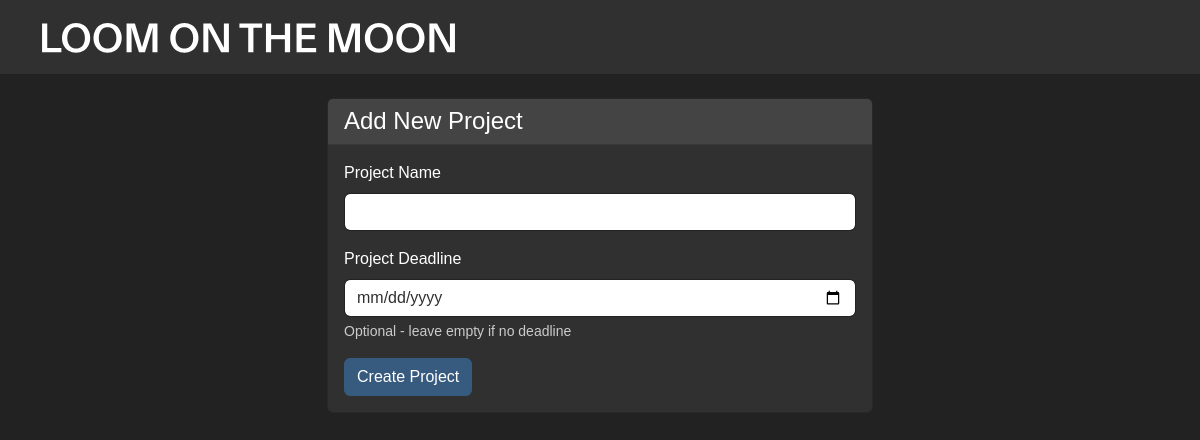
The app's page /add_project (signed in), older data.
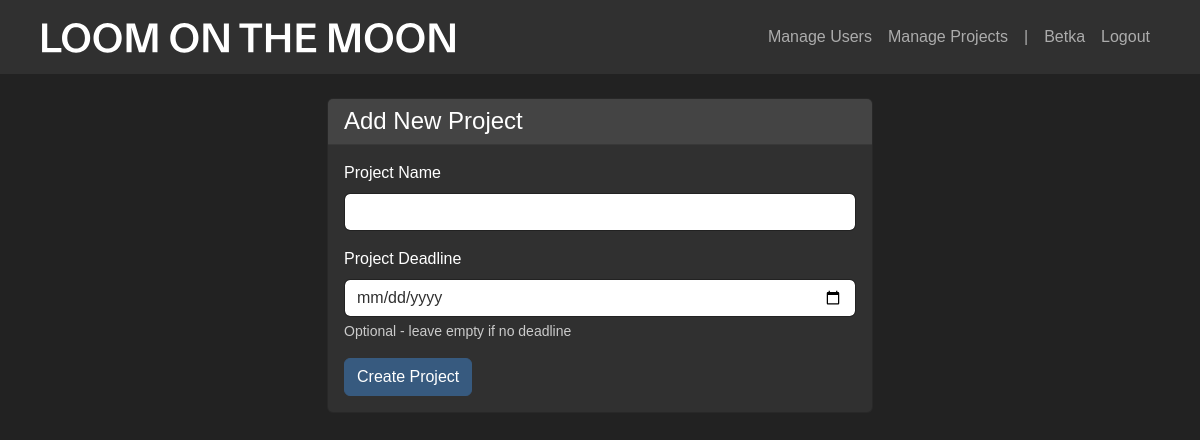
The same page, newer data.
### app/models.py (models this page shows)
class User(UserMixin, db.Model):
    id = db.Column(db.Integer, primary_key=True)
    username = db.Column(db.String(80), unique=True, nullable=False)
    password = db.Column(db.String(120), nullable=False)
    is_admin = db.Column(db.Boolean, default=False)
    is_active = db.Column(db.Boolean, default=True)  # New field
    time_entries = db.relationship('TimeEntry', backref='user', lazy=True)

### app/main.py (the view, shortened to what this page needs)
@main.route('/add_project', methods=['GET', 'POST'])
def add_project():
    if not current_user.is_admin:
        return redirect(url_for('main.index'))
    return render_template('add_project.html')

### app/__init__.py (called while the page is built)
def create_app():
    app = Flask(__name__)
    app.config['SECRET_KEY'] = 'your-secret-key-here'  # Change this in production
    app.config['SQLALCHEMY_DATABASE_URI'] = 'sqlite:///timetracker.db'
    db.init_app(app)
    login_manager.init_app(app)
    login_manager.login_view = 'auth.login'
    migrate.init_app(app, db)
    from .models import User
    @login_manager.user_loader
    def load_user(user_id):
        return User.query.get(int(user_id))
    from .auth import auth as auth_blueprint
    from .main import main as main_blueprint
    app.register_blueprint(auth_blueprint)
    app.register_blueprint(main_blueprint)
    with app.app_context():
        db.create_all()
    return app

### app/templates/add_project.html
{% extends "base.html" %}
{% block content %}
<div class="row justify-content-center">
    <div class="col-md-6">
        <div class="card">
            <div class="card-header">
                <h4 class="mb-0">Add New Project</h4>
            </div>
            <div class="card-body">
                <form method="POST">
                    <div class="mb-3">
                        <label for="project_name" class="form-label">Project Name</label>
                        <input type="text" class="form-control" id="project_name" name="project_name" required>
                    </div>
                    <div class="mb-3">
                        <label for="deadline" class="form-label">Project Deadline</label>
                        <input type="date" class="form-control" id="deadline" name="deadline">
                        <div class="form-text">Optional - leave empty if no deadline</div>
                    </div>
                    <button type="submit" class="btn btn-primary">Create Project</button>
                </form>
            </div>
        </div>
    </div>
</div>
{% endblock %}

### app/templates/base.html (shortened to what this page needs)
<!DOCTYPE html>
<html lang="en">
<head>
    <link rel="stylesheet" href="https://cdn.jsdelivr.net/npm/bootswatch@5.1.3/dist/darkly/bootstrap.min.css">
</head>
<body>
    <nav class="navbar navbar-expand-lg navbar-dark bg-dark">
        <div class="container">
            <a class="navbar-brand" href="{{ url_for('main.index') }}">
                <img src="{{ url_for('static', filename='assets/loomonthemoon_logo.svg') }}" alt="Logo" height="30">
            </a>
            <div class="navbar-nav ms-auto">
                {% if current_user.is_authenticated %}
                {% if current_user.is_admin %}
                <li class="nav-item">
                    <a class="nav-link" href="{{ url_for('main.manage_users') }}">Manage Users</a>
                </li>
                <li class="nav-item">
                    <a class="nav-link" href="{{ url_for('main.manage_projects') }}">Manage Projects</a>
                </li>
                <li class="nav-item">
                    <a class="nav-link" href="#">|</a>
                </li>
                {% endif %}
                    <span class="nav-item nav-link">{{ current_user.username }}</span>
                    <a class="nav-item nav-link" href="{{ url_for('auth.logout') }}">Logout</a>
                {% endif %}
            </div>
        </div>
    </nav>
    <div class="container mt-4">
        {% block content %}{% endblock %}
    </div>
</body>
</html>

Row changes from the older to the newer data that the page shows:
now on this page (row edited): User: username "Betka"
changed User: is_active empty → True (drawn)
Text that changed along with them:
text now shown: "Manage Users Manage Projects | Logout"
